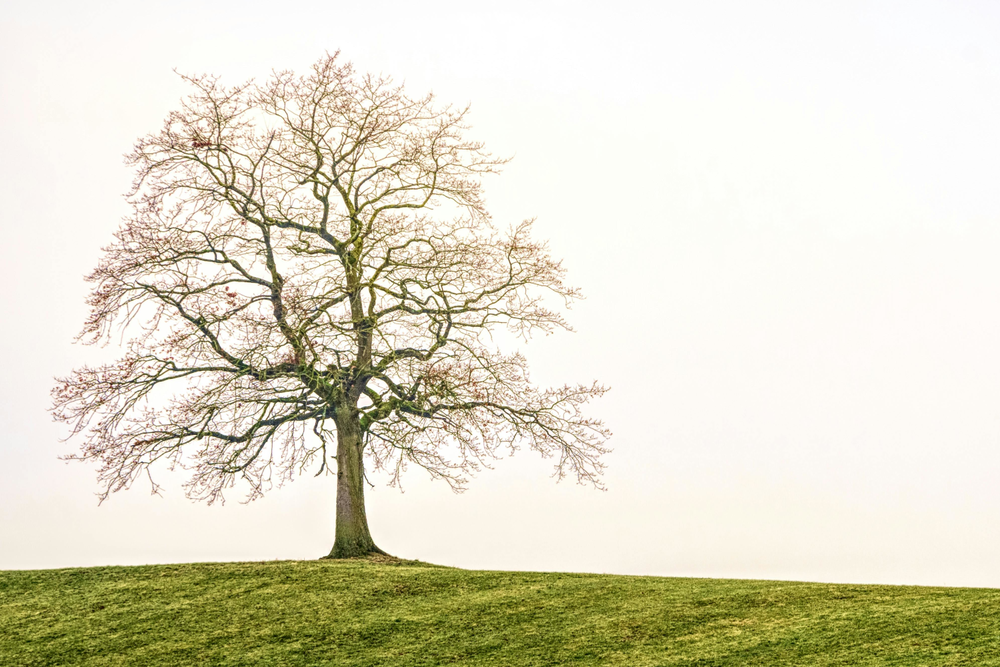
#> input picture exercises/tree.png, 1000 x 667 px, shrunk from 1500 x 1000 before the run
$ python 02_horizontal_mirroring.py
#> lines starting #> are read from the running program, lines starting #| are printed output that depends on the picture
from PIL import Image

INPUT_IMAGE = 'tree.png'
OUTPUT_IMAGE = 'mirror_tree.png'

with Image.open(INPUT_IMAGE) as in_img:
#> in_img is the input picture: PIL image 1000x667 RGBA; mean R, G, B, A 222.8, 219.5, 199.2, 255
    in_img = in_img.convert('RGB')
#> in_img: PIL image 1000x667 RGB
    size = in_img.size
#> size = (1000, 667)
    in_grid = in_img.load()

width, height = size
#> width = 1000; height = 667
out_img = Image.new('RGB', size)
#> out_img: PIL image 1000x667 RGB; every value is 0
out_grid = out_img.load()
for y in range(height):
    for x in range(width):
        out_grid[x, y] = in_grid[(width - 1) - x, y]
out_img.save(OUTPUT_IMAGE)
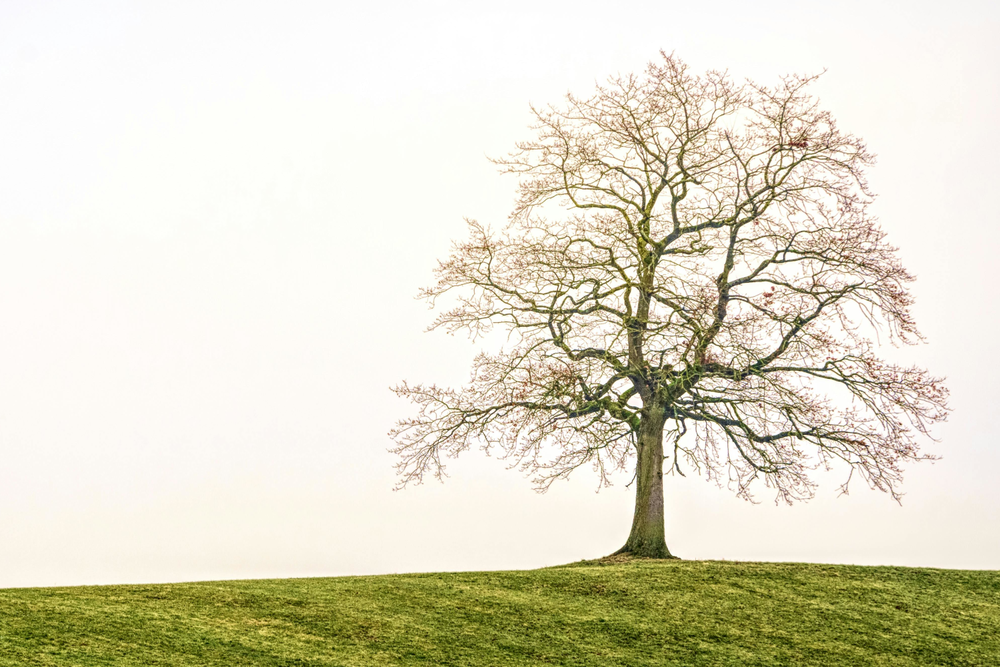
#> saved as mirror_tree.png: PIL image 1000x667 RGB; mean R, G, B 222.8, 219.5, 199.2

print('Done!')
